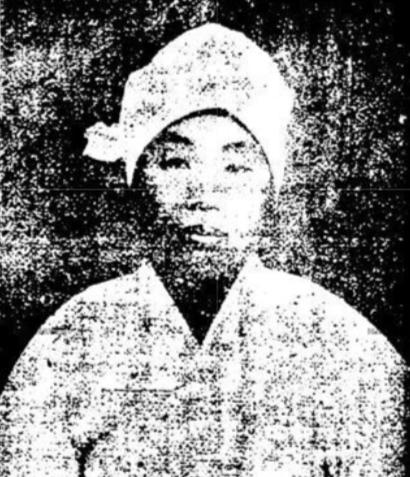
#> input picture assets/photos/ahn_kyungshin_portrait.jpg, 410 x 477 px; its folder holds only this picture in this run
$ python -i live_card.py   (imports and definitions only)
#> lines starting #> are read from the running program, lines starting #| are printed output that depends on the picture; after the words box and inside, x2 and y2 are one past the last pixel; in counts of white or black regions, pixels touching at a corner belong together
### scripts/archive_layout.py
"""아카이브(사진첩) 레이아웃 프레임 합성 — '이름을 부르다' 시리즈 전용.

잡학쿠키의 상하단 검은 바 레이아웃과 달리, 낡은 종이 질감 배경 위에
흰 여백 테두리를 두른 사진을 얹고 좌측 정렬 자막을 까는 구조.
"""
import os
import random

from PIL import Image, ImageChops, ImageDraw, ImageEnhance, ImageFilter, ImageFont

W, H = 1080, 1920

# 세이프 에어리어 — 숏츠 UI 대응
#
# **2026-09-13 실기기 측정값.** 그전까지는 전부 추정이었고 두 번 틀렸다.
#   150 — 잡학쿠키(상단 검은 바 레이아웃)에서 가져온 값. 이 레이아웃과 무관했다.
#    90 — "숏츠는 상단을 거의 안 가린다"는 내 추정. **틀렸다.**
# 비공개 업로드 후 스크린샷을 픽셀 단위로 재서 얻은 실제 값:
#   상태바(시계·배터리)      영상 y  -4 ~  34
#   **유튜브 아이콘 줄**      영상 y 109 ~ 151   (뒤로가기·검색·메뉴)
#   하단 채널명 줄            영상 y 1721 ~
# ⚠️ **측정한 기기(아이폰 13 프로맥스, 19.5:9)는 여유가 많은 쪽이다.**
# 화면비가 길수록 9:16 영상이 화면을 덜 채워 UI가 영상 좌표상 위에 머문다.
# 16:9에 가까운 기기(SE급)는 영상이 화면을 꽉 채워 같은 UI가 더 깊이 들어온다.
#   13 프로맥스(19.5:9) UI 하단 = 화면의 8.6% → 영상 y 151  (실측)
#   SE급(16:9)          UI 하단 = 화면의 9.6% → 영상 y ≈ 184 (추정)
# 210으로 잡았다가 사용자가 "아직 겹친다"고 해서 **250까지 내렸다.**
# SE급 추정치(184) 대비 80px 이상 여유다. 기기별 편차를 더는 추정하지 않고
# 넉넉히 두는 쪽을 택했다 — 상단이 잘리는 것보다 여백이 넓은 편이 낫다.
# 내릴 공간은 자막 기준선을 1380 → 1450으로 옮겨 확보했다(글자 크기는 46 유지).
TOP_SAFE = 250
# 숏츠 하단 UI(영상 제목 2줄 + 채널명 + 액션 버튼 + 진행바)는 생각보다 위로 올라온다.
# 320으로는 자막이 걸려서 430으로 올렸다.
BOTTOM_SAFE = 430
RIGHT_SAFE = 170           # 숏츠 우측 버튼 컬럼

PHOTO_BORDER = 26          # 사진 흰 여백 테두리 두께

# 사진 프레임 상단 y.
# 주의: 느린 줌으로 카드가 6% 커질 때 중심을 유지하므로 위로 약 17px 더 올라간다.
# 300으로 두면 줌 끝에서 상단이 283까지 올라와 연도 밑줄(306)을 파고든다.
# 2026-09-13: 370 → 480. 상단 UI를 피해 타이틀을 내린 만큼 같이 내렸다.
# live_card로 바뀌면서 카드 크기가 고정되어(사진 안에서만 카메라가 움직인다)
# 예전처럼 줌으로 카드가 20px 자라지 않는다. 카드 아래끝은 1072로 고정이다.
PHOTO_TOP = 480
# 연도 스탬프 y. **TOP_SAFE와 무관한 절대값**이다.
# 전에 TOP_SAFE + 78로 묶어 뒀다가, 상단 안전선을 바꾸자 연도까지 딸려 올라가
# 사진과 벌어졌다. 연도는 사진에 붙어 있어야 하므로 따로 고정한다.
YEAR_Y = 368

# 자막 블록의 아래 기준선.
# 2026-09-13: 1380 → 1450. 실기기 스크린샷을 재보니 **자막 네 줄 아래가 한참 비어 있었다**
# (자막 끝에서 채널명 줄까지 270px 이상). 상단 UI를 피해 전체를 내려야 했는데,
# 글자 크기를 줄이는 대신 여기를 내려서 공간을 만들었다. 사진 크기도 600 그대로 지킨다.
CAPTION_BOTTOM = 1450

_FONT_DIR = os.path.join(os.path.dirname(os.path.abspath(__file__)), "..", "assets", "fonts")

GOTHIC = "/System/Library/Fonts/AppleSDGothicNeo.ttc"
MYUNGJO = "/System/Library/Fonts/Supplemental/AppleMyungjo.ttf"
NOTO_SERIF = os.path.join(_FONT_DIR, "NotoSerifKR-var.ttf")      # 가변(200~900)
NANUM_BOLD = os.path.join(_FONT_DIR, "NanumMyeongjo-Bold.ttf")
NANUM_XBOLD = os.path.join(_FONT_DIR, "NanumMyeongjo-ExtraBold.ttf")


# [10 lines left out: function load, not called in this run]

PAPER = (9, 8, 7)          # 배경 베이스 — 거의 검정에 가까운 따뜻한 먹색
MATTE = (124, 114, 98)     # 사진 테두리 — 삭아서 어두워진 아이보리
INK = (178, 169, 153)      # 자막 본문 색
ACCENT = (132, 104, 60)    # 연도 스탬프 — 톤 다운된 빛바랜 금색
TITLE_COL = (118, 110, 97)  # 상단 채널명 — 매 프레임 떠 있으므로 눈에 안 띄게


def _noise(w, h, lo, hi, seed):
    rnd = random.Random(seed)
    n = Image.new("L", (w, h))
    n.putdata([rnd.randint(lo, hi) for _ in range(w * h)])
    return n


# [21 lines left out: function make_paper, not called in this run]


def _torn_profile(n, rnd):
    """찢긴 가장자리용 요철. 완만한 물결(저주파) 위에 잘게 떨리는 결(고주파)을 얹는다.

    실제 찢긴 종이는 진폭이 크지 않고 대신 촘촘하게 떨린다. 큰 진폭으로
    지그재그를 만들면 톱니처럼 보여 오히려 가짜 티가 난다.
    """
    coarse = [rnd.random() for _ in range(max(4, n // 12) + 1)]
    out = []
    for i in range(n):
        t = i / max(1, n - 1) * (len(coarse) - 1)
        a, b = int(t), min(int(t) + 1, len(coarse) - 1)
        base = coarse[a] + (coarse[b] - coarse[a]) * (t - a)   # 저주파 물결
        out.append(0.32 + base * 0.34 + rnd.random() * 0.34)   # 고주파 결
    return out


def torn_mask(w, h, amp=11, seed=5):
    """네 변을 불규칙하게 뜯어낸 알파 마스크."""
    rnd = random.Random(seed)
    sx, sy = max(90, w // 4), max(90, h // 4)   # 촘촘하게 샘플링 = 고주파 결
    top, right = _torn_profile(sx + 1, rnd), _torn_profile(sy + 1, rnd)
    bottom, left = _torn_profile(sx + 1, rnd), _torn_profile(sy + 1, rnd)

    pts = [(w * i / sx, amp * top[i]) for i in range(sx + 1)]
    pts += [(w - amp * right[i], h * i / sy) for i in range(sy + 1)]
    pts += [(w * i / sx, h - amp * bottom[i]) for i in range(sx, -1, -1)]
    pts += [(amp * left[i], h * i / sy) for i in range(sy, -1, -1)]

    mask = Image.new("L", (w, h), 0)
    ImageDraw.Draw(mask).polygon(pts, fill=255)
    return mask.filter(ImageFilter.GaussianBlur(0.5))


# [93 lines left out: functions age_photo, grade, bleed, not called in this run]


# 세로 사진 높이 상한. 사진 아래 이름표(2줄)와 자막(최대 5줄)이 들어가야 하고
# 느린 줌으로 6%까지 커지므로 그만큼 여유를 두고 잡는다.
MAX_PHOTO_H = 600


def fit_photo(photo, box_w, max_h=None):
    """사진을 프레임에 맞춘다. 원본 비율 유지(크롭 없음).

    세로로 긴 사진은 너비에 맞추면 자막 자리를 잠식하므로 높이 기준으로 맞춘다.
    """
    max_h = MAX_PHOTO_H if max_h is None else max_h   # 기본값을 호출 시점에 읽는다
    ratio = box_w / photo.width
    if photo.height * ratio > max_h:
        ratio = max_h / photo.height
    return photo.resize((max(1, int(photo.width * ratio)),
                         max(1, int(photo.height * ratio))), Image.LANCZOS)


NO_LEAD = ".,!?\"')」』"   # 줄 첫머리에 오면 안 되는 문장부호


# [80 lines left out: functions _clauses, wrap, build_card, not called in this run]


def card_pos(card):
    return (W - card.width) // 2, PHOTO_TOP


# [12 lines left out: function paste_card, not called in this run]


TITLE_SIZE = 54          # 상단 소제목 크기 (2026-09-11 확정)

# 38px 기준으로 실측한 세로 리듬. 타이틀이 커지면 이 간격들도 같은 비율로 벌어진다.
_BASE_TITLE = 38
_TITLE_H38 = 49          # 38px 소제목 글자 높이(bbox)
TITLE_Y = TOP_SAFE       # 소제목은 상단 안전선에 붙여 앉힌다


# [89 lines left out: functions set_title_size, draw_title, draw_year, draw_nameplate, draw_credit, not called in this run]


def caption_lines(text, font):
    d = ImageDraw.Draw(Image.new("RGB", (8, 8)))
    return wrap(d, text, font, W - 150 - RIGHT_SAFE)


# 자막 블록이 넘어서면 안 되는 위쪽 경계.
# 인화지 카드는 PHOTO_TOP(480) + 테두리(26*2) + 사진 최대 높이(600) = 1132까지 내려온다.
# live_card는 카드 크기를 바꾸지 않으므로 여기서 더 자라지 않는다.
CAPTION_TOP = 1190


# [16 lines left out: function fit_caption, not called in this run]


def max_caption_lines(size):
    """사진을 침범하지 않고 들어갈 수 있는 자막 줄 수."""
    return max(1, (CAPTION_BOTTOM - CAPTION_TOP) // int(size * 1.42))


# [70 lines left out: functions paginate, caption_pages, page_at, draw_caption, compose, not called in this run]


# [10 lines that do not run on import are left out]

### scripts/live_card.py
"""사진 '안'이 움직이는 인화지 카드.

기존 방식은 인화지 전체가 통째로 커졌다 — 사진이 부푸는 것이지 카메라가 움직이는
게 아니다. 여기서는 **인화지 틀은 고정한 채 사진 안에서 창을 잘라 이동**한다.
카메라가 장면을 훑는 느낌이 나고, 넓은 구도일수록 차이가 크다.

노후화 처리 순서가 중요하다.
- **세피아 그레이딩은 원본 전체에 먼저** 건다. 창이 움직여도 톤이 일정해야 한다.
- **폭싱·스크래치·비네팅은 잘라낸 뒤 카드 크기에서** 건다. 이건 인화지에 난 흠이라
  장면이 아니라 **종이에 붙어 있어야** 한다. 원본에 먼저 걸면 얼룩이 사진과 같이
  흘러가서 '유리창 너머 먼지'처럼 보인다.
"""
import math
import os
import random
import sys

from PIL import Image, ImageChops, ImageDraw, ImageEnhance, ImageFilter, ImageOps

sys.path.insert(0, os.path.dirname(os.path.abspath(__file__)))
import archive_layout as A  # noqa: E402
from archive_layout import (MATTE, PHOTO_BORDER, W, _noise, age_photo,  # noqa: E402
                            fit_photo, torn_mask)

ZOOM_RANGE = 0.12      # 창 크기 변화폭 (기존 카드 확대 6%보다 크게 잡아도 된다)
DRIFT = 0.05           # 창 중심이 이동하는 폭 (사진 크기 대비)


def _sepia_only(img):
    """age_photo 없이 톤만. archive_layout.grade에서 노후화를 뺀 버전."""
    g = ImageEnhance.Contrast(img.convert("L")).enhance(1.04)
    P = A.PAPER
    return Image.merge("RGB", (
        g.point(lambda p: int(P[0] + (p / 255) ** 1.68 * (146 - P[0]))),
        g.point(lambda p: int(P[1] + (p / 255) ** 1.74 * (131 - P[1]))),
        g.point(lambda p: int(P[2] + (p / 255) ** 1.86 * (106 - P[2]))),
    ))


def _wear(size, seed=11):
    """인화지에 난 흠을 **한 번만** 만들어 둔다 (폭싱·얼룩·먼지·스크래치·비네팅).

    ⚠️ 이걸 프레임마다 계산하면 안 된다. 흠집은 종이에 고정된 것이라 매번 같은데,
    `age_photo`는 호출마다 전체 크기 복사본을 여러 장 만든다. 프레임마다 부르니
    렌더 중 시스템 메모리가 97MB까지 떨어져 프로세스가 죽었다.
    마스크만 미리 만들어 두고 프레임에서는 값싼 합성만 한다.
    """
    w, h = size
    rnd = random.Random(seed)

    fox = Image.new("L", (w, h), 0)
    fd = ImageDraw.Draw(fox)
    for _ in range(rnd.randint(5, 9)):
        cx, cy = rnd.randrange(w), rnd.randrange(h)
        spread = rnd.uniform(w * 0.04, w * 0.13)
        for _ in range(rnd.randint(6, 22)):
            x, y = int(rnd.gauss(cx, spread)), int(rnd.gauss(cy, spread))
            r = rnd.randint(1, 4)
            fd.ellipse([x - r, y - r, x + r, y + r], fill=rnd.randint(30, 80))
    fox = fox.filter(ImageFilter.GaussianBlur(2.4))

    patch = _noise(max(2, w // 70), max(2, h // 70), 80, 190, seed + 5) \
        .resize((w, h), Image.BICUBIC).filter(ImageFilter.GaussianBlur(w * 0.07))

    edge = Image.new("L", (w, h), 255)
    ImageDraw.Draw(edge).rectangle([w * .04, h * .04, w * .96, h * .96], fill=0)
    edge = edge.filter(ImageFilter.GaussianBlur(min(w, h) * 0.09)).point(lambda p: int(p * .5))

    marks = Image.new("L", (w, h), 0)          # 먼지·스크래치 (알파로만 얹는다)
    md = ImageDraw.Draw(marks)
    for _ in range(max(14, w * h // 14000)):
        x, y = rnd.randrange(w), rnd.randrange(h)
        md.ellipse([x, y, x + 1, y + 1], fill=rnd.randint(90, 150))
    for _ in range(rnd.randint(2, 4)):
        x, y0 = rnd.randrange(w), rnd.randrange(h)
        md.line([(x, y0), (x + rnd.randint(-5, 5), y0 + rnd.randint(25, 110))],
                fill=110, width=1)
    marks = marks.filter(ImageFilter.GaussianBlur(0.4))

    vig = Image.new("L", (w, h), 0)
    ImageDraw.Draw(vig).ellipse([-w * .18, -h * .18, w * 1.18, h * 1.18], fill=255)
    vig = vig.filter(ImageFilter.GaussianBlur(min(w, h) * 0.18))

    grain = _noise(w // 2, h // 2, 96, 160, 3).resize((w, h), Image.BICUBIC)
    return {"fox": fox, "patch": patch, "edge": edge, "marks": marks,
            "vig": vig, "grain": grain,
            "c_fox": Image.new("RGB", (w, h), (104, 76, 42)),
            "c_edge": Image.new("RGB", (w, h), (112, 84, 48)),
            "c_mark": Image.new("RGB", (w, h), (224, 214, 194)),
            "grain_rgb": None}


# [12 lines left out: function _apply_wear, not called in this run]


def prepare(photo_path, seed=5, max_h=None):
    """카드 틀과 원본 사진을 한 번만 만들어 둔다.

    max_h를 주면 사진 높이를 그만큼으로 제한한다. 이름표·출처가 붙는 추모 컷에서
    그 블록이 자막을 밀지 않도록 호출부가 계산해 넘긴다.
    """
#> called with seed = 5
    src = _sepia_only(Image.open(photo_path).convert("RGB"))
#> in _sepia_only, `return Image.merge("RGB", ( g.point(lambda p: int(P[0] + (p / 255) ** ..`:
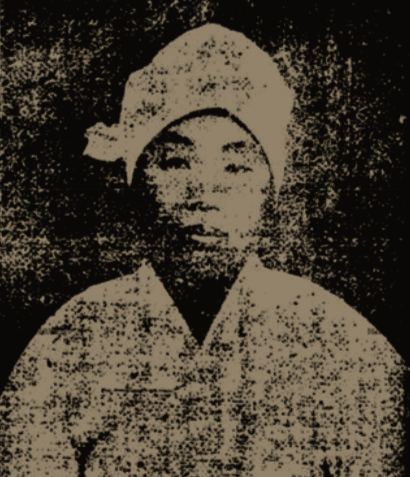
#> returned value: PIL image 410x477 RGB; mean R, G, B 72.4, 64.3, 51.4
    box = fit_photo(Image.open(photo_path).convert("RGB"),
                    (W - 150 * 2) - PHOTO_BORDER * 2, max_h=max_h).size
#> in fit_photo, `max_h = MAX_PHOTO_H if max_h is None else max_h`: max_h = 600
#> in fit_photo, `ratio = max_h / photo.height`: ratio = 1.26
#> box = (515, 600)
    fw, fh = box[0] + PHOTO_BORDER * 2, box[1] + PHOTO_BORDER * 2
#> fw = 567; fh = 652

    frame = Image.new("RGB", (fw, fh), MATTE)
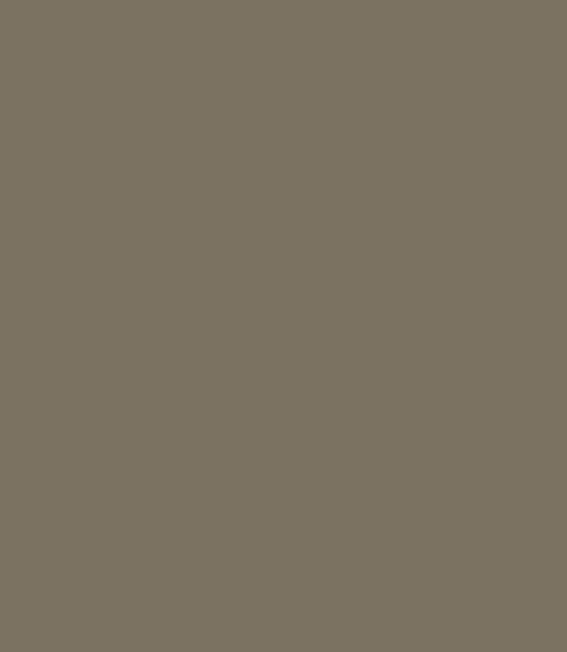
#> frame: PIL image 567x652 RGB; mean R, G, B 124, 114, 98
    stain = _noise(max(2, fw // 30), max(2, fh // 30), 70, 190, 21) \
        .resize((fw, fh), Image.BICUBIC).filter(ImageFilter.GaussianBlur(28))
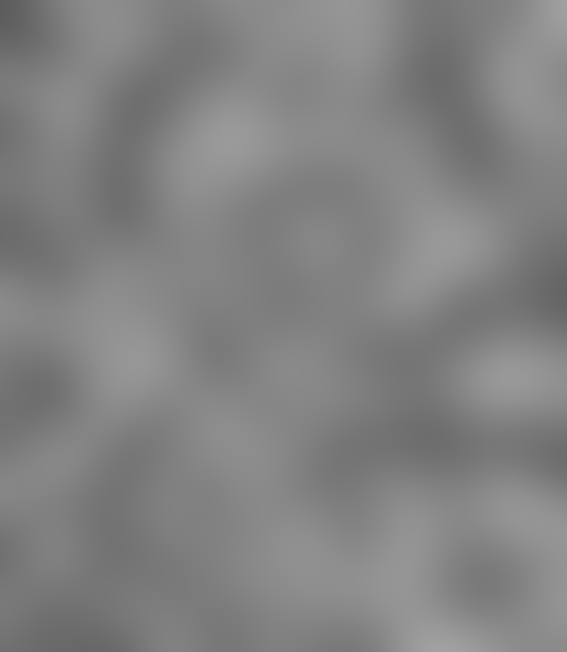
#> stain: PIL image 567x652 L; min 92, max 162, mean 129.8
    frame = Image.composite(frame, ImageEnhance.Brightness(frame).enhance(0.8), stain)

    mask = torn_mask(fw, fh, amp=11, seed=seed)
#> in torn_mask, `sx, sy = max(90, w // 4), max(90, h // 4)`: sx = 141; sy = 163
#> in torn_mask, `top, right = _torn_profile(sx + 1, rnd), _torn_profile(sy + 1, rnd)`: top = 142 values, max 0.96 at index 103, min 0.415 at index 82, mean 0.723; right = 164 values, max 0.9 at index 137, min 0.35 at index 77, mean 0.687
#> in torn_mask, `bottom, left = _torn_profile(sx + 1, rnd), _torn_profile(sy + 1, rnd)`: bottom = 142 values, max 0.896 at index 96, min 0.363 at index 64, mean 0.632; left = 164 values, max 0.905 at index 1, min 0.339 at index 163, mean 0.644
#> in torn_mask, `pts = [(w * i / sx, amp * top[i]) for i in range(sx + 1)]`: pts = 142 pairs, first value 0 to 567, second value 4.57 to 10.56
#> in torn_mask, `pts += [(w - amp * right[i], h * i / sy) for i in range(sy + 1)]`: pts = 306 pairs, first value 0 to 567, second value 0 to 652
#> in torn_mask, `pts += [(w * i / sx, h - amp * bottom[i]) for i in range(sx, -1, -1)]`: pts = 448 pairs, first value 0 to 567, second value 0 to 652
#> in torn_mask, `pts += [(amp * left[i], h * i / sy) for i in range(sy, -1, -1)]`: pts = 612 pairs, first value 0 to 567, second value 0 to 652
#> in torn_mask, `ImageDraw.Draw(mask).polygon(pts, fill=255)`:
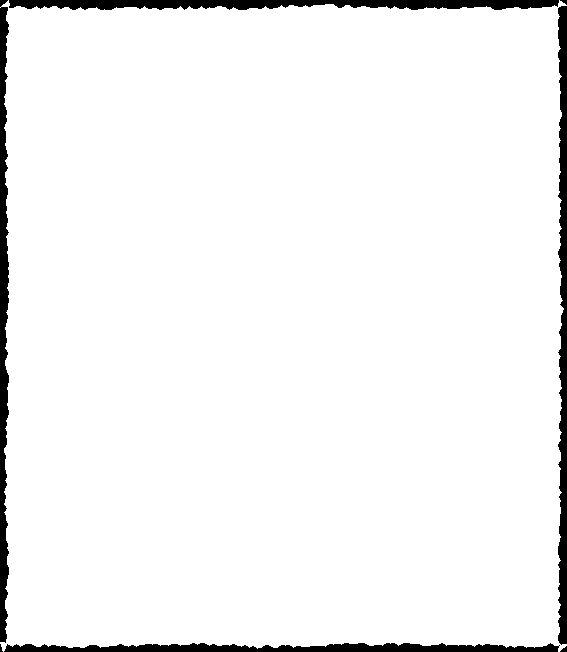
#> mask: PIL image 567x652 L; 95.4% white; 7 black regions (2 under 20 px), largest, box (x1, y1, x2, y2) and area: (558, 6, 567, 645) 4564, (0, 0, 9, 643) 4307, (9, 0, 559, 10) 4237, (4, 643, 560, 652) 3668, (560, 646, 567, 652) 25
    fringe = ImageChops.subtract(mask, mask.filter(ImageFilter.MinFilter(3)))
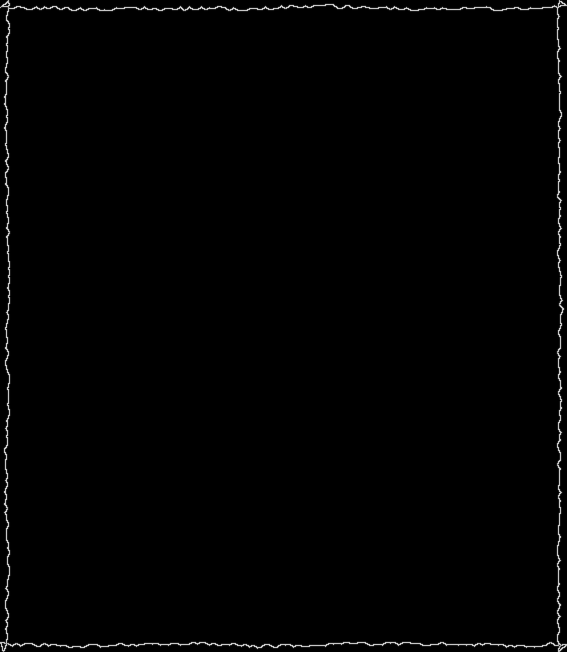
#> fringe: PIL image 567x652 L; min 0, max 205, mean 2.2
    fringe = fringe.point(lambda p: int(p * 0.55))
    frame.paste(Image.new("RGB", (fw, fh), (186, 175, 154)), (0, 0), fringe)

    rnd = random.Random(seed)
    plan = {
        "zoom_in": rnd.random() < 0.5,
        "dir": rnd.choice([(1, 0), (-1, 0), (0.7, 0.7), (-0.7, 0.7), (0.7, -0.7)]),
    }
    return {"src": src, "box": box, "frame": frame, "mask": mask, "plan": plan,
            "wear": _wear(box, seed=11)}
#> in _wear, `w, h = size`: w = 515; h = 600
#> the loop in _wear, `for _ in range(rnd.randint(5, 9)):` made 8 passes
#> (cx, cy, spread) on passes 1 to 8: (476, 462, 44.14), (214, 53, 42.38), (401, 263, 40.1), (11, 376, 34.55), (19, 139, 39.38), (126, 218, 31.83), (487, 537, 35.3), (245, 135, 54.28)
#> in _wear, `edge = edge.filter(ImageFilter.GaussianBlur(min(w, h) * 0.09)).point(l..`:
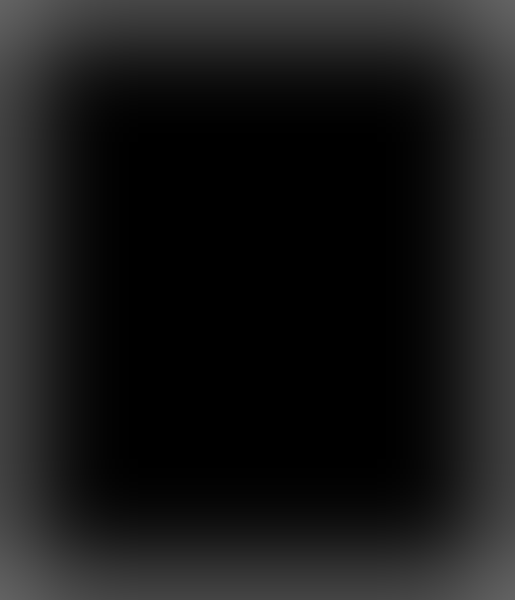
#> edge: PIL image 515x600 L; min 0, max 99, mean 24.2
#> the loop in _wear, `for _ in range(max(14, w * h // 14000)):` made 22 passes
#> (x, y) on passes 1 to 8: (199, 169), (15, 331), (86, 414), (195, 516), (349, 264), (119, 163), (415, 136), (337, 551)
#> the loop in _wear, `for _ in range(rnd.randint(2, 4)):` made 3 passes
#> (x, y0) on passes 1 to 3: (51, 200), (11, 100), (282, 349)
#> in _wear, `grain = _noise(w // 2, h // 2, 96, 160, 3).resize((w, h), Image.BICUBIC)`:
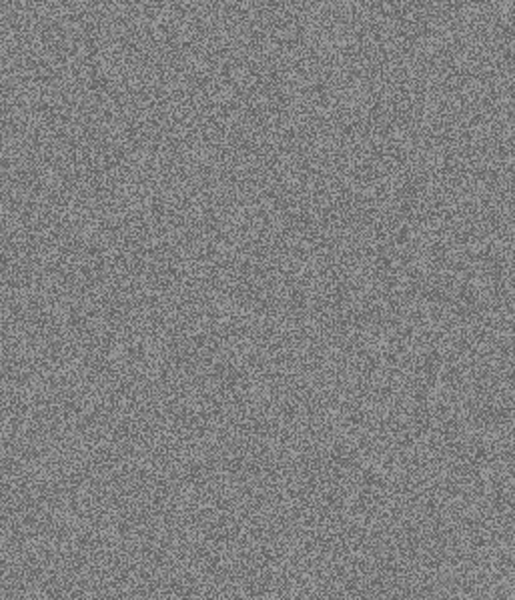
#> grain: PIL image 515x600 L; min 89, max 169, mean 128


# [37 lines left out: functions _window, frame_at, not called in this run]


# ---------- 장면별 움직임 ----------

_WISP = None


# [65 lines left out: functions _wisp_tile, smoke, flicker, dust, not called in this run]

>>> result = prepare('../assets/photos/ahn_kyungshin_portrait.jpg')
#> result = 6 items

$ run again, on assets/photos/cho_myeongha_portrait.jpg
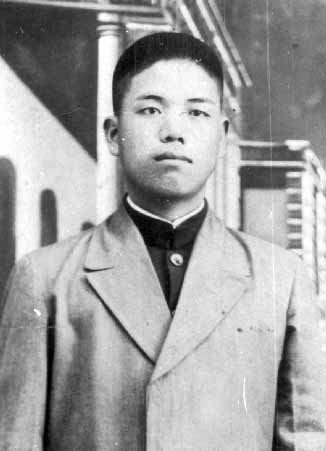
#> input picture assets/photos/cho_myeongha_portrait.jpg, 326 x 451 px
#> max_h = 600
#> in fit_photo, `ratio = max_h / photo.height`: ratio = 1.33
#> box = (433, 600)
#> fw = 485; fh = 652
#> sx = 121; sy = 163
#> top = 122 values, max 0.946 at index 58, min 0.366 at index 73, mean 0.725; right = 164 values, max 0.985 at index 29, min 0.401 at index 98, mean 0.689
#> bottom = 122 values, max 0.9 at index 46, min 0.451 at index 103, mean 0.67; left = 164 values, max 0.926 at index 11, min 0.377 at index 74, mean 0.61
#> in torn_mask, `pts = [(w * i / sx, amp * top[i]) for i in range(sx + 1)]`: pts = 122 pairs, first value 0 to 485, second value 4.02 to 10.4
#> in torn_mask, `pts += [(w - amp * right[i], h * i / sy) for i in range(sy + 1)]`: pts = 286 pairs, first value 0 to 485, second value 0 to 652
#> in torn_mask, `pts += [(w * i / sx, h - amp * bottom[i]) for i in range(sx, -1, -1)]`: pts = 408 pairs, first value 0 to 485, second value 0 to 652
#> in torn_mask, `pts += [(amp * left[i], h * i / sy) for i in range(sy, -1, -1)]`: pts = 572 pairs, first value 0 to 485, second value 0 to 652
#> in torn_mask, `ImageDraw.Draw(mask).polygon(pts, fill=255)`:
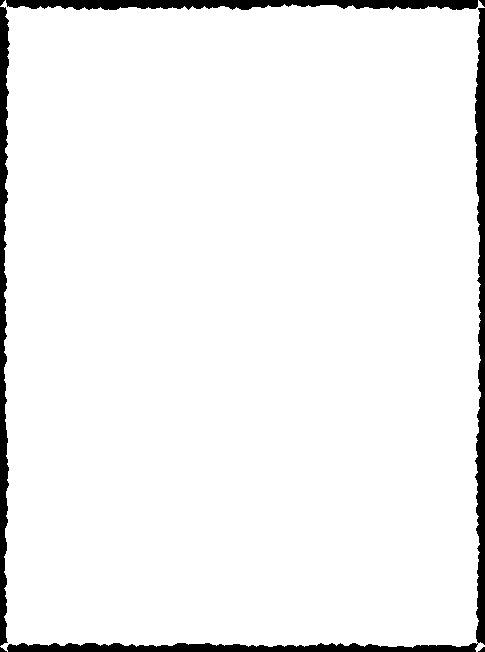
#> mask: PIL image 485x652 L; 95% white; 7 black regions (1 under 20 px), largest, box (x1, y1, x2, y2) and area: (7, 8, 485, 652) 7895, (0, 7, 10, 646) 4040, (6, 0, 478, 10) 3651, (479, 0, 485, 7) 24, (478, 647, 485, 652) 21, (0, 647, 7, 652) 20
#> w = 433; h = 600
#> the loop in _wear, `for _ in range(rnd.randint(5, 9)):` made 8 passes
#> (cx, cy, spread) on passes 1 to 8: (286, 476, 34.93), (107, 53, 35.64), (378, 401, 27.33), (5, 376, 29.05), (405, 577, 18.06), (281, 582, 42.75), (162, 111, 24.78), (104, 546, 42.2)
#> the loop in _wear, `for _ in range(max(14, w * h // 14000)):` made 18 passes
#> (x, y) on passes 1 to 8: (306, 195), (299, 349), (390, 264), (59, 163), (207, 136), (168, 551), (189, 442), (92, 415)
#> the loop in _wear, `for _ in range(rnd.randint(2, 4)):` made 2 passes
#> (x, y0) on passes 1 to 2: (58, 110), (227, 411)
#> in _wear, `grain = _noise(w // 2, h // 2, 96, 160, 3).resize((w, h), Image.BICUBIC)`:
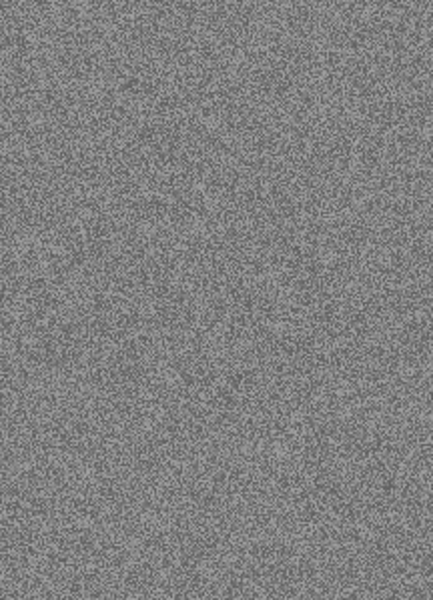
#> grain: PIL image 433x600 L; min 87, max 168, mean 128
#> result = 6 items
